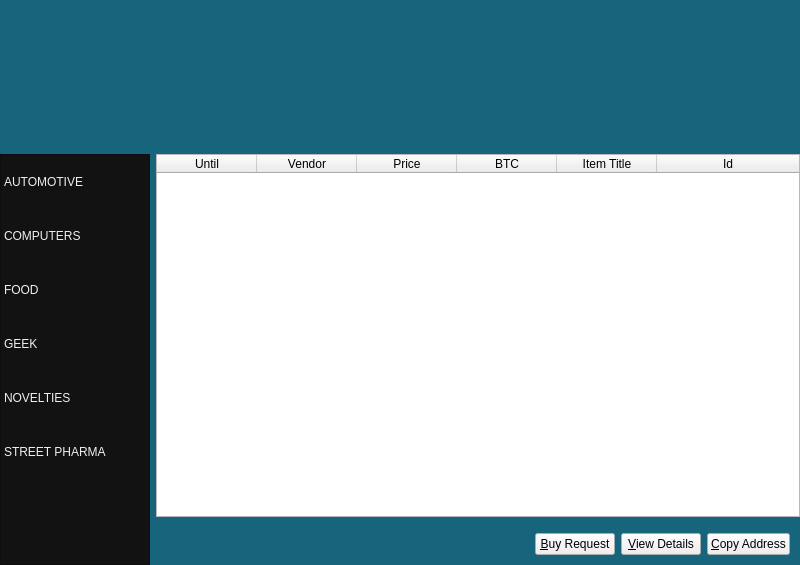
<?xml version="1.0" encoding="UTF-8"?>
<ui version="4.0">
 <class>SlingRoad</class>
 <widget class="QWidget" name="SlingRoad">
  <property name="geometry">
   <rect>
    <x>0</x>
    <y>0</y>
    <width>800</width>
    <height>565</height>
   </rect>
  </property>
  <property name="windowTitle">
   <string>SlingRoad</string>
  </property>
  <property name="styleSheet">
   <string notr="true">#SlingRoad { background-color: #17657C; }</string>
  </property>
  <layout class="QVBoxLayout" name="topLayout">
   <property name="leftMargin">
    <number>0</number>
   </property>
   <property name="topMargin">
    <number>0</number>
   </property>
   <property name="rightMargin">
    <number>0</number>
   </property>
   <property name="bottomMargin">
    <number>0</number>
   </property>
   <item>
    <layout class="QVBoxLayout" name="verticalLayout_2">
     <property name="topMargin">
      <number>0</number>
     </property>
     <property name="bottomMargin">
      <number>0</number>
     </property>
     <item>
      <widget class="QLabel" name="slingRoadHeaderLabel">
       <property name="sizePolicy">
        <sizepolicy hsizetype="MinimumExpanding" vsizetype="Preferred">
         <horstretch>0</horstretch>
         <verstretch>0</verstretch>
        </sizepolicy>
       </property>
       <property name="minimumSize">
        <size>
         <width>590</width>
         <height>148</height>
        </size>
       </property>
       <property name="maximumSize">
        <size>
         <width>16777215</width>
         <height>148</height>
        </size>
       </property>
       <property name="text">
        <string/>
       </property>
       <property name="scaledContents">
        <bool>true</bool>
       </property>
      </widget>
     </item>
    </layout>
   </item>
   <item>
    <layout class="QHBoxLayout" name="horizontalLayout">
     <property name="topMargin">
      <number>0</number>
     </property>
     <property name="rightMargin">
      <number>0</number>
     </property>
     <property name="bottomMargin">
      <number>0</number>
     </property>
     <item>
      <widget class="QListWidget" name="categoriesListWidget">
       <property name="minimumSize">
        <size>
         <width>150</width>
         <height>0</height>
        </size>
       </property>
       <property name="maximumSize">
        <size>
         <width>150</width>
         <height>16777215</height>
        </size>
       </property>
       <property name="styleSheet">
        <string notr="true">#categoriesListWidget { background-color: #121212; color: #efefef; } #categoriesListWidget::item { margin: 20px; }</string>
       </property>
       <property name="editTriggers">
        <set>QAbstractItemView::NoEditTriggers</set>
       </property>
       <property name="sortingEnabled">
        <bool>true</bool>
       </property>
       <item>
        <property name="text">
         <string>AUTOMOTIVE</string>
        </property>
       </item>
       <item>
        <property name="text">
         <string>COMPUTERS</string>
        </property>
       </item>
       <item>
        <property name="text">
         <string>FOOD</string>
        </property>
       </item>
       <item>
        <property name="text">
         <string>GEEK</string>
        </property>
       </item>
       <item>
        <property name="text">
         <string>NOVELTIES</string>
        </property>
       </item>
       <item>
        <property name="text">
         <string>STREET PHARMA</string>
        </property>
       </item>
      </widget>
     </item>
     <item>
      <layout class="QVBoxLayout" name="verticalLayout_3">
       <property name="rightMargin">
        <number>0</number>
       </property>
       <property name="bottomMargin">
        <number>0</number>
       </property>
       <item>
        <widget class="QTableWidget" name="tableWidget">
         <property name="editTriggers">
          <set>QAbstractItemView::NoEditTriggers</set>
         </property>
         <property name="alternatingRowColors">
          <bool>true</bool>
         </property>
         <property name="selectionMode">
          <enum>QAbstractItemView::SingleSelection</enum>
         </property>
         <property name="selectionBehavior">
          <enum>QAbstractItemView::SelectRows</enum>
         </property>
         <property name="showGrid">
          <bool>false</bool>
         </property>
         <attribute name="horizontalHeaderStretchLastSection">
          <bool>true</bool>
         </attribute>
         <column>
          <property name="text">
           <string>Until</string>
          </property>
         </column>
         <column>
          <property name="text">
           <string>Vendor</string>
          </property>
         </column>
         <column>
          <property name="text">
           <string>Price</string>
          </property>
         </column>
         <column>
          <property name="text">
           <string>BTC</string>
          </property>
         </column>
         <column>
          <property name="text">
           <string>Item Title</string>
          </property>
         </column>
         <column>
          <property name="text">
           <string>Id</string>
          </property>
         </column>
        </widget>
       </item>
       <item>
        <layout class="QHBoxLayout" name="horizontalLayout_2">
         <property name="topMargin">
          <number>10</number>
         </property>
         <property name="rightMargin">
          <number>10</number>
         </property>
         <property name="bottomMargin">
          <number>10</number>
         </property>
         <item>
          <spacer name="horizontalSpacer">
           <property name="orientation">
            <enum>Qt::Horizontal</enum>
           </property>
           <property name="sizeHint" stdset="0">
            <size>
             <width>40</width>
             <height>20</height>
            </size>
           </property>
          </spacer>
         </item>
         <item>
          <widget class="QPushButton" name="buyButton">
           <property name="text">
            <string>&amp;Buy Request</string>
           </property>
          </widget>
         </item>
         <item>
          <widget class="QPushButton" name="viewDetailsButton">
           <property name="text">
            <string>&amp;View Details</string>
           </property>
          </widget>
         </item>
         <item>
          <widget class="QPushButton" name="copyAddressButton">
           <property name="text">
            <string>&amp;Copy Address</string>
           </property>
          </widget>
         </item>
        </layout>
       </item>
      </layout>
     </item>
    </layout>
   </item>
  </layout>
 </widget>
 <resources/>
 <connections/>
</ui>
